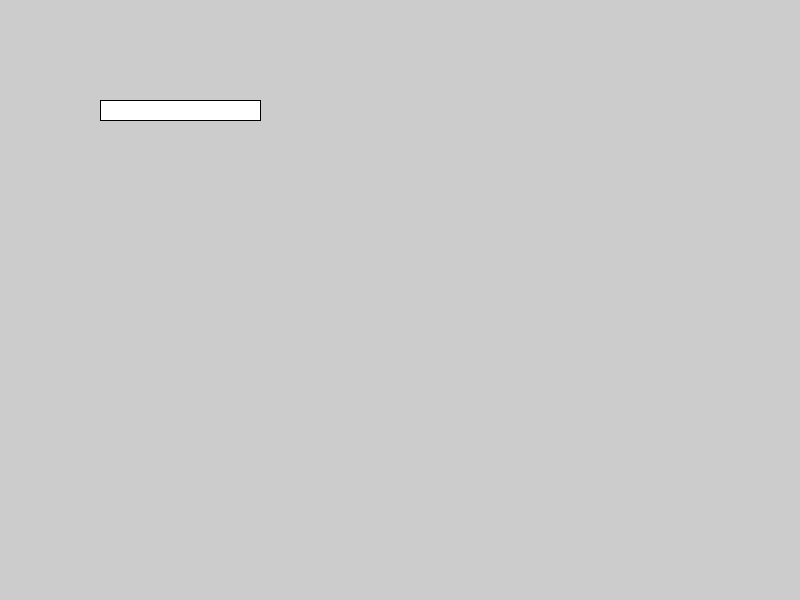
Frame 1 (no input)
Frame 60 (the mouse pressed at the canvas centre just before this capture): identical to frame 1, image omitted
Frame 120 (the mouse held since frame 60 and released just before this capture): identical to frame 1, image omitted

The Processing sketch that drew this single still picture (run headless with seeded random() and noise(); from frame 60 on, the mouse is pressed at the canvas centre):

// Processing sketch: sketch_200317c
// ── sketch_200317c.pde
void setup()
{
  size(800, 600);
}

void draw()
{
  rotate(mouseX / 100.0);
  rect(100, 100, 160, 20);
}
